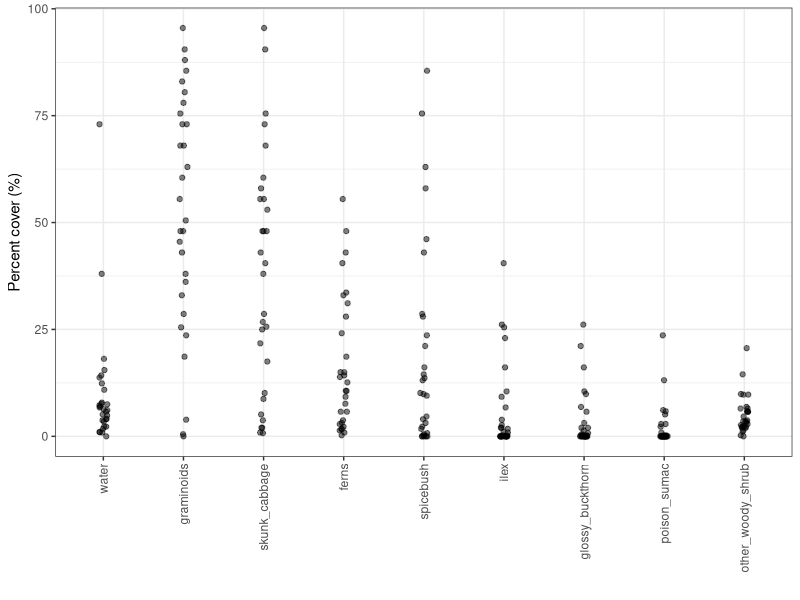

Generate this figure with R:
# Aaron Tayal
# July 7, 2025
# EAB Michigan plots: percent cover of the entire plot

# Goal is to create a graph of the recorded data.

library(dplyr)
library(ggplot2)
library(tidyr)

dat <- read.csv("Raw_data/EAB_Michigan_2025_plot_percent_cover.csv")

# How many missing values are there?
sum(is.na(dat)) # one missing value

vars <- c("water", "graminoids", "skunk_cabbage", "ferns", "spicebush", "ilex",
          "glossy_buckthorn", "poison_sumac", "other_woody_shrub")

dat_by_plot <- dat %>% group_by(center_tree_number) %>% 
  summarize(across(all_of(vars), ~ mean(., na.rm=T)))

#write.csv(dat_by_plot, "Cleaned_data/percent_cover_by_plot.csv", row.names=F)

dat_by_plot_longer <- pivot_longer(dat_by_plot, vars)
dat_by_plot_longer$name <- factor(dat_by_plot_longer$name,
                                     levels=vars)

ggplot(data = dat_by_plot_longer, aes(x=name, y=value)) +
  geom_jitter(height=0, width=0.05, alpha=0.5) + theme_bw()+
  theme(axis.text.x = element_text(angle = 90, vjust = 0.5, hjust = 1)) +
  ylab("Percent cover (%)") + xlab("")

dat_by_var <- dat_by_plot_longer %>% group_by(name) %>% summarize(
  mean = mean(value),
  stdev = sd(value),
  stder = sd(value) / sqrt(n())
)

#write.csv(dat_by_var, file = "Cleaned_data/percent_cover_by_type_table.csv", row.names = F)

